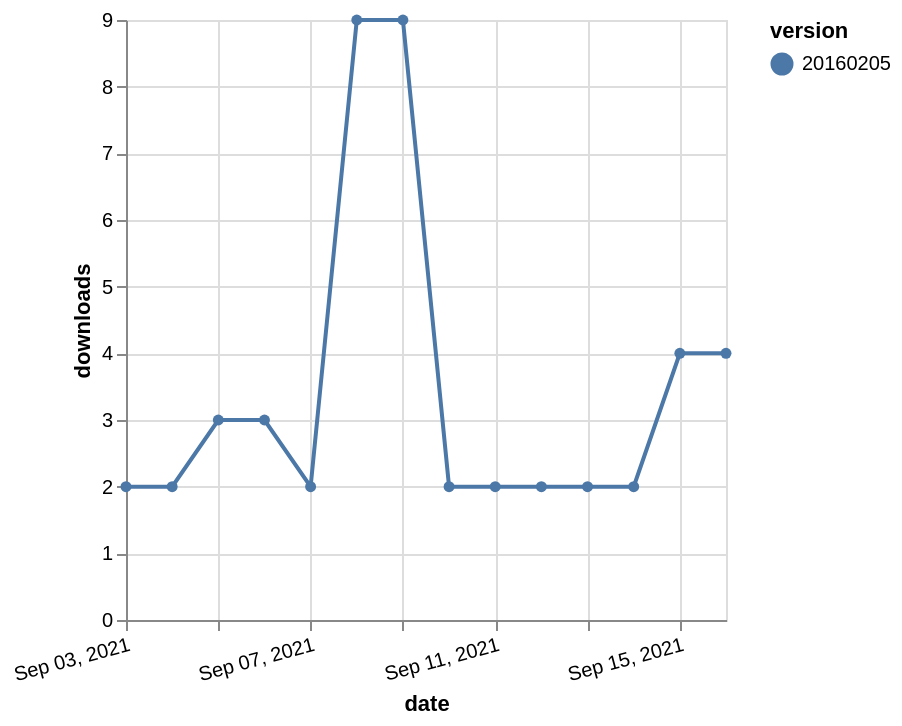

The specification (Vega-Lite) saved for this image:
### Vega-Lite specification from a JSON file in a GitHub repository (floating-point values rounded to 4 significant figures)
{"$schema": "https://vega.github.io/schema/vega-lite/v5.json", "description": "A simple bar chart with embedded data.", "data": {"values": [{"date": "2021-09-03", "total": 3979, "delta": 2, "version": "20160205"}, {"date": "2021-09-04", "total": 3981, "delta": 2, "version": "20160205"}, {"date": "2021-09-05", "total": 3984, "delta": 3, "version": "20160205"}, {"date": "2021-09-06", "total": 3987, "delta": 3, "version": "20160205"}, {"date": "2021-09-07", "total": 3989, "delta": 2, "version": "20160205"}, {"date": "2021-09-08", "total": 3998, "delta": 9, "version": "20160205"}, {"date": "2021-09-09", "total": 4007, "delta": 9, "version": "20160205"}, {"date": "2021-09-10", "total": 4009, "delta": 2, "version": "20160205"}, {"date": "2021-09-11", "total": 4011, "delta": 2, "version": "20160205"}, {"date": "2021-09-12", "total": 4013, "delta": 2, "version": "20160205"}, {"date": "2021-09-13", "total": 4015, "delta": 2, "version": "20160205"}, {"date": "2021-09-14", "total": 4017, "delta": 2, "version": "20160205"}, {"date": "2021-09-15", "total": 4021, "delta": 4, "version": "20160205"}, {"date": "2021-09-16", "total": 4025, "delta": 4, "version": "20160205"}]}, "width": "container", "mark": {"type": "line", "point": {"filled": true}}, "encoding": {"x": {"field": "date", "type": "temporal", "timeUnit": "yearmonthdate", "title": "date", "axis": {"labelAngle": -15}}, "y": {"field": "delta", "type": "quantitative", "title": "downloads"}, "color": {"field": "version", "type": "nominal"}, "tooltip": {"field": "delta"}}}
